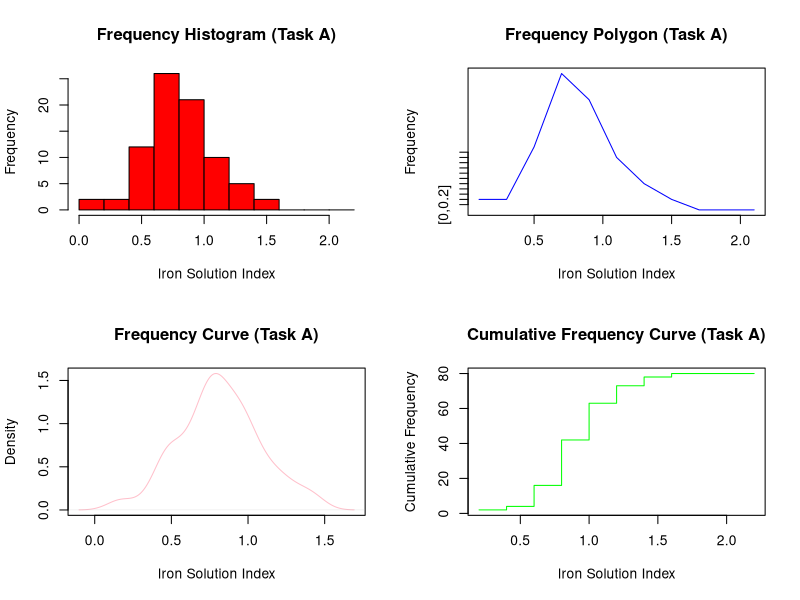
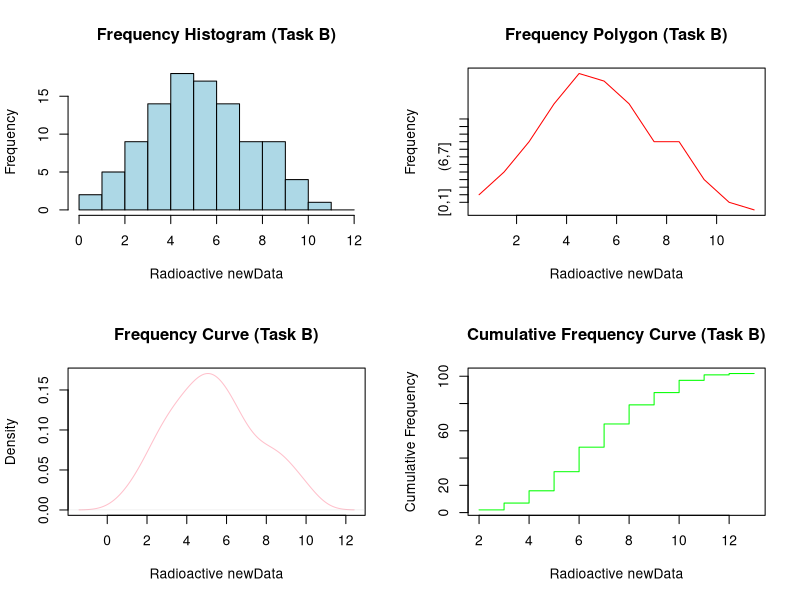

Recreate these plots in R, in order.
# Task A Solution
givenData <- c(0.72, 0.92, 0.92, 1.43, 0.83, 0.48, 0.65, 0.78,
                  0.48, 0.96, 0.72, 0.48, 0.83, 0.49, 0.78, 0.96,
                  0.88, 1.03, 0.78, 1.12, 0.83, 0.78, 0.83, 1.06,
                  1.23, 0.18, 0.96, 1.18, 0.48, 0.55, 0.97, 1.21,
                  0.94, 0.38, 0.73, 0.65, 1.36, 0.47, 0.72, 0.77,
                  0.79, 1.26, 1.06, 0.90, 0.77, 0.35, 0.78, 0.77,
                  0.88, 1.20, 0.71, 0.95, 0.91, 0.64, 0.73, 1.09,
                  0.83, 0.78, 1.04, 1.33, 0.47, 0.16, 0.57, 0.65,
                  0.64, 0.65, 1.43, 0.63, 0.79, 1.00, 0.92, 0.45,
                  0.48, 0.79, 0.97, 0.57, 0.95, 1.12, 0.70, 1.05)

getClassIntervals <- seq(min(givenData), max(givenData), by = 0.20)
getFreq <- cut(givenData, breaks = getClassIntervals, include.lowest = TRUE)
getFreq  <- table(getFreq )

meanValue <- mean(givenData)
medianValue <- median(givenData)
quartiles <- quantile(givenData, probs = c(0.25, 0.5, 0.75))
modeValue <- names(sort(-table(givenData)))[1]
sdValue <- sd(givenData)
IQRValue <- IQR(givenData)

trimmedMean <- mean(givenData, trim = 0.05)
winsorizedMean <- mean(pmin(pmax(givenData, quantile(givenData, 0.05)), quantile(givenData, 0.95)))

printResults <- function (){
  cat("The Frequency Distribution is as follows:\n")
  cat(getFreq)
  cat("\nThe Mean is as follows:\n")
  cat(meanValue)
  cat("\nThe Median is as follows:\n")
  cat(medianValue)
  cat("\nThe Quartiles are as follows:\n")
  cat(quartiles)
  cat("\nThe Mode is as follows:\n")
  cat(modeValue)
  cat("\nThe Standard Deviation is as follows:\n")
  cat(sdValue)
  cat("\nThe Interquartile Range: is as follows: \n")
  cat(IQRValue)
  cat("\nThe Trimmed Mean with 5% trimming is :\n")
  cat(trimmedMean)
  cat("\nThe Winsorized Mean with 5% Winsorizing:\n")
  cat(winsorizedMean)
}

printResults()


# Task B Solution
newData <- c(9.3, 6.8, 9.8, 6.6, 4.3, 6.7, 6.4, 10.1, 8.9, 3.7,
             5.3, 6.5, 7.4, 8.3, 4.6, 7.9, 6.5, 5.1, 7.2, 8.7,
             7.9, 6.3, 2.7, 5.3, 8.8, 7.3, 9.0, 7.7, 8.4, 7.8,
             5.8, 6.4, 6.2, 5.8, 6.5, 6.0, 7.7, 5.0, 4.4, 4.7,
             5.4, 2.9, 4.0, 4.1, 4.1, 5.5, 3.1, 3.5, 5.4, 4.1,
             4.7, 6.2, 3.2, 2.7, 4.8, 2.6, 3.4, 6.2, 5.1, 4.0,
             5.0, 3.3, 2.4, 4.6, 2.8, 1.7, 0.9, 7.2, 9.9, 4.0,
             2.0, 2.0, 1.0, 3.2, 5.6, 3.4, 5.7, 7.0, 4.3, 3.4,
             3.0, 4.4, 2.0, 5.8, 1.5, 5.1, 5.0, 8.8, 4.0, 6.1,
             5.6, 5.4, 8.3, 8.8, 10.0, 4.8, 3.6, 2.5, 5.3, 2.2,
             4.1, 5.0)

classInts <- seq(floor(min(newData)), ceiling(max(newData)), by = 1)
freqTable <- cut(newData, breaks = classInts, include.lowest = TRUE)
freqTable <- table(freqTable)

generateMoments <- function(data, order) {
  n <- length(data)
  meanValue <- mean(data)
  centralMoments <- sum((data - meanValue)^order) / n
  noncentralMoments <- sum((data - meanValue)^order) / n
  return(list(central = centralMoments, noncentral = noncentralMoments))
}

firstMoment <- generateMoments(newData, 1)
secondMoment <- generateMoments(newData, 2)
thirdMoment <- generateMoments(newData, 3)
fourthMoment <- generateMoments(newData, 4)

skewness <- thirdMoment$central / (secondMoment$central^(3/2))
kurtosis <- fourthMoment$central / (secondMoment$central^2) - 3

printNewResults <- function() {
  cat("\nThe Frequency Distribution is as follows: \n")
  cat(freqTable)
  cat("\nThe First Moment (Mean) is as follows: \n")
  cat(firstMoment$noncentral)
  cat("\n The Second Moment (Variance) is as follows: \n")
  cat(secondMoment$central)
  cat("\n The Third Moment (Skewness) is as follows: \n")
  cat(skewness)
  cat("\nThe Fourth Moment (Kurtosis) is as follows: \n")
  cat(kurtosis)  
}

printNewResults()


# Task-C Solution
classIntsA <- seq(floor(min(givenData)), ceiling(max(givenData)) + 0.2, by = 0.20)
freqTableA <- cut(givenData, breaks = classIntsA, include.lowest = TRUE)
freqTableA <- table(freqTableA)
midsA <- classIntsA[-length(classIntsA)] + diff(classIntsA) / 2
densityA <- density(givenData)
upperLimsA <- classIntsA + 0.20
upperLimsA <- upperLimsA[-length(upperLimsA)]

classIntsB <- seq(floor(min(newData)), ceiling(max(newData)) + 1, by = 1)
freqTableB <- cut(newData, breaks = classIntsB, include.lowest = TRUE)
freqTableB <- table(freqTableB)
midsB <- classIntsB[-length(classIntsB)] + diff(classIntsB) / 2
densityB <- density(newData)
upperLimsB <- c(classIntsB[-1] + 1, max(classIntsB) + 1)
upperLimsB <- upperLimsB[-length(upperLimsB)]

par(mfrow=c(2, 2))


hist(givenData, breaks = classIntsA, main = "Frequency Histogram (Task A)", xlab = "Iron Solution Index", ylab = "Frequency", col="red")
plot(midsA, freqTableA, type = "l", main = "Frequency Polygon (Task A)", xlab = "Iron Solution Index", ylab = "Frequency" , col="blue")
plot(densityA, main = "Frequency Curve (Task A)", xlab = "Iron Solution Index", ylab = "Density", col="pink")
plot(upperLimsA, cumsum(freqTableA), type = "s", main = "Cumulative Frequency Curve (Task A)", xlab = "Iron Solution Index", ylab = "Cumulative Frequency", col="green")

hist(newData, breaks = classIntsB, main = "Frequency Histogram (Task B)", xlab = "Radioactive newData", ylab = "Frequency", col="lightblue")
plot(midsB, freqTableB, type = "l", main = "Frequency Polygon (Task B)", xlab = "Radioactive newData", ylab = "Frequency", col="red")
plot(densityB, main = "Frequency Curve (Task B)", xlab = "Radioactive newData", ylab = "Density", col="pink")
plot(upperLimsB, cumsum(freqTableB), type = "s", main = "Cumulative Frequency Curve (Task B)", xlab = "Radioactive newData", ylab = "Cumulative Frequency", col="green")

par(mfrow=c(1, 1))
